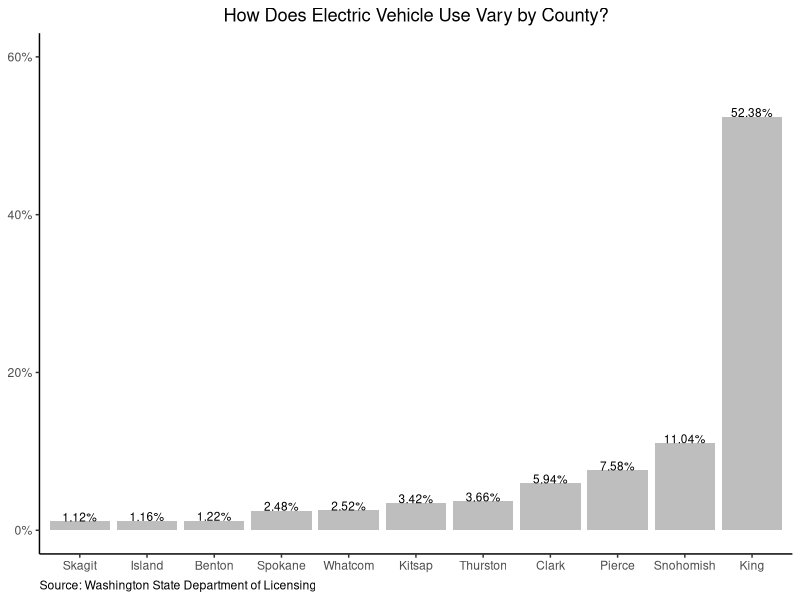

Write the R code that produced this figure.
## ---- chunk 1
# clean memory
rm(list = ls()) 
#read in data frame
elecDF_1=read.csv("electricvehicledataframe.csv")

# Create Plot for Electric Vehicle Bar Chart
library(ggplot2)
# base=ggplot(data=elecDF_1,
#             aes(x=county,
#                 y=share))
# base+geom_bar(stat='identity')
# 
# # Design of Plot
# plot1 = base + geom_bar(fill ="gray",
#                         stat = 'identity') 
# plot1
# 
# # Add Titles
titleText='How Does Electric Vehicle Use Vary by County?'
sourceText='Source: Washington State Department of Licensing'
# 
# plot2 = plot1 + labs(title=titleText,
#                      x =NULL, 
#                      y = NULL,
#                      caption = sourceText) 
# plot2

#Customize Y Axis
library(scales)

# plot3 = plot2 + scale_y_continuous(breaks=c(0,20, 40,60),
#                                    limits = c(0, 60), 
#                                    labels=unit_format(suffix = '%'))
# plot3
# 
# #positions: 0 left / 1 right / 0.5 center
# plot4 = plot3 + theme(plot.caption = element_text(hjust = 0), 
#                       plot.title = element_text(hjust = 0.5))
# plot4
# 
# # Don't know what this does
# #paste0(round(elecDF_1$share,2), '%')
# 
# # Creating labels:
# LABELS=paste0(round(elecDF_1$share,2), '%')
# ###
# plot5 = plot4 + geom_text(vjust=0, 
#                           size = 3,
#                           aes(y = share ,
#                               label = LABELS))
# plot5

#reorder
countyOrd=elecDF_1[order(elecDF_1$share),'county']

# Pulling it all together
LABELS=paste0(round(elecDF_1$share,2), '%')
base=ggplot(data=elecDF_1,
            aes(x=county,
                y=share))
base=base + scale_x_discrete(limits=countyOrd)
base=base + theme_classic()
plot1 = base + geom_bar(fill ="gray",
                        stat = 'identity')
plot2 = plot1 + labs(title=titleText,
                     x =NULL, 
                     y = NULL,
                     caption = sourceText) 
plot3 = plot2 + scale_y_continuous(breaks=c(0,20, 40,60),
                                   limits = c(0, 60), 
                                   labels=unit_format(suffix = '%'))
plot4 = plot3 + theme(plot.caption = element_text(hjust = 0), 
                      plot.title = element_text(hjust = 0.5))
plot5 = plot4 + geom_text(vjust=0, 
                          size = 3,
                          aes(y = share ,
                              label = paste0(round(share,2), '%')))
plot5
## ---- chunk 2
#save plot
saveRDS(plot5, file = "ElectricVehiclePlot.rds")

## ---- chunk 3
# clean memory
rm(list = ls()) 
#read in data frame
carbonTable=read.csv("emissionsdataframe.csv")

#Create Emissions Map
